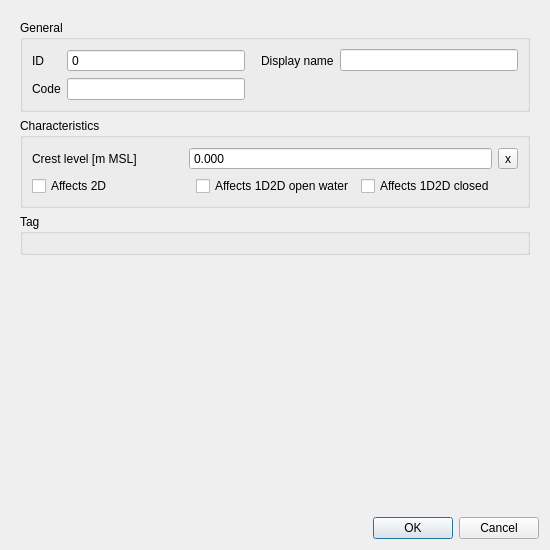
<?xml version="1.0" encoding="UTF-8"?>
<ui version="4.0">
 <class>Dialog</class>
 <widget class="QDialog" name="Dialog">
  <property name="geometry">
   <rect>
    <x>0</x>
    <y>0</y>
    <width>550</width>
    <height>550</height>
   </rect>
  </property>
  <property name="windowTitle">
   <string>Dialog</string>
  </property>
  <layout class="QGridLayout" name="gridLayout">
   <item row="1" column="0">
    <widget class="QDialogButtonBox" name="buttonBox">
     <property name="standardButtons">
      <set>QDialogButtonBox::Cancel|QDialogButtonBox::Ok</set>
     </property>
    </widget>
   </item>
   <item row="0" column="0">
    <widget class="QScrollArea" name="scrollArea">
     <property name="frameShape">
      <enum>QFrame::NoFrame</enum>
     </property>
     <property name="widgetResizable">
      <bool>true</bool>
     </property>
     <widget class="QWidget" name="scrollAreaWidgetContents">
      <property name="geometry">
       <rect>
        <x>0</x>
        <y>0</y>
        <width>532</width>
        <height>503</height>
       </rect>
      </property>
      <layout class="QGridLayout" name="gridLayout_7">
       <item row="1" column="0">
        <widget class="QGroupBox" name="grp_characteristics">
         <property name="enabled">
          <bool>true</bool>
         </property>
         <property name="sizePolicy">
          <sizepolicy hsizetype="Preferred" vsizetype="Preferred">
           <horstretch>0</horstretch>
           <verstretch>0</verstretch>
          </sizepolicy>
         </property>
         <property name="locale">
          <locale language="English" country="UnitedStates"/>
         </property>
         <property name="title">
          <string>Characteristics</string>
         </property>
         <layout class="QGridLayout" name="gridLayout_4">
          <item row="0" column="0">
           <widget class="QLabel" name="label_6">
            <property name="locale">
             <locale language="English" country="UnitedStates"/>
            </property>
            <property name="text">
             <string>Crest level [m MSL]</string>
            </property>
            <property name="alignment">
             <set>Qt::AlignLeading|Qt::AlignLeft|Qt::AlignVCenter</set>
            </property>
           </widget>
          </item>
          <item row="0" column="1" colspan="2">
           <widget class="QDoubleSpinBox" name="crest_level">
            <property name="sizePolicy">
             <sizepolicy hsizetype="Expanding" vsizetype="Fixed">
              <horstretch>0</horstretch>
              <verstretch>0</verstretch>
             </sizepolicy>
            </property>
            <property name="locale">
             <locale language="English" country="UnitedStates"/>
            </property>
            <property name="buttonSymbols">
             <enum>QAbstractSpinBox::NoButtons</enum>
            </property>
            <property name="decimals">
             <number>3</number>
            </property>
            <property name="maximum">
             <double>1000000.000000000000000</double>
            </property>
            <property name="showClearButton" stdset="0">
             <bool>true</bool>
            </property>
            <property name="clearValue" stdset="0">
             <bool>true</bool>
            </property>
            <property name="expressionsEnabled" stdset="0">
             <bool>true</bool>
            </property>
           </widget>
          </item>
          <item row="0" column="3">
           <widget class="QToolButton" name="crest_level_clear">
            <property name="text">
             <string>x</string>
            </property>
           </widget>
          </item>
          <item row="1" column="0" colspan="4">
           <layout class="QHBoxLayout" name="horizontalLayout">
            <property name="bottomMargin">
             <number>0</number>
            </property>
            <item>
             <widget class="QCheckBox" name="affects_2d">
              <property name="sizePolicy">
               <sizepolicy hsizetype="Preferred" vsizetype="Fixed">
                <horstretch>0</horstretch>
                <verstretch>0</verstretch>
               </sizepolicy>
              </property>
              <property name="text">
               <string>Affects 2D</string>
              </property>
             </widget>
            </item>
            <item>
             <widget class="QCheckBox" name="affects_1d2d_open_water">
              <property name="sizePolicy">
               <sizepolicy hsizetype="Preferred" vsizetype="Fixed">
                <horstretch>0</horstretch>
                <verstretch>0</verstretch>
               </sizepolicy>
              </property>
              <property name="text">
               <string>Affects 1D2D open water</string>
              </property>
             </widget>
            </item>
            <item>
             <widget class="QCheckBox" name="affects_1d2d_closed">
              <property name="sizePolicy">
               <sizepolicy hsizetype="Preferred" vsizetype="Fixed">
                <horstretch>0</horstretch>
                <verstretch>0</verstretch>
               </sizepolicy>
              </property>
              <property name="text">
               <string>Affects 1D2D closed</string>
              </property>
             </widget>
            </item>
           </layout>
          </item>
         </layout>
        </widget>
       </item>
       <item row="3" column="0">
        <spacer name="verticalSpacer_3">
         <property name="orientation">
          <enum>Qt::Vertical</enum>
         </property>
         <property name="sizeHint" stdset="0">
          <size>
           <width>20</width>
           <height>40</height>
          </size>
         </property>
        </spacer>
       </item>
       <item row="0" column="0">
        <widget class="QGroupBox" name="grp_general">
         <property name="enabled">
          <bool>true</bool>
         </property>
         <property name="locale">
          <locale language="English" country="UnitedStates"/>
         </property>
         <property name="title">
          <string>General</string>
         </property>
         <layout class="QGridLayout" name="gridLayout_2">
          <item row="0" column="2">
           <widget class="QLabel" name="label_2">
            <property name="locale">
             <locale language="English" country="UnitedStates"/>
            </property>
            <property name="text">
             <string>Display name</string>
            </property>
            <property name="alignment">
             <set>Qt::AlignLeading|Qt::AlignLeft|Qt::AlignVCenter</set>
            </property>
            <property name="indent">
             <number>10</number>
            </property>
           </widget>
          </item>
          <item row="0" column="3">
           <widget class="QLineEdit" name="display_name">
            <property name="sizePolicy">
             <sizepolicy hsizetype="Expanding" vsizetype="Fixed">
              <horstretch>0</horstretch>
              <verstretch>0</verstretch>
             </sizepolicy>
            </property>
            <property name="locale">
             <locale language="English" country="UnitedStates"/>
            </property>
            <property name="clearButtonEnabled">
             <bool>true</bool>
            </property>
           </widget>
          </item>
          <item row="0" column="0">
           <widget class="QLabel" name="label">
            <property name="locale">
             <locale language="English" country="UnitedStates"/>
            </property>
            <property name="text">
             <string>ID</string>
            </property>
            <property name="alignment">
             <set>Qt::AlignLeading|Qt::AlignLeft|Qt::AlignVCenter</set>
            </property>
           </widget>
          </item>
          <item row="1" column="0">
           <widget class="QLabel" name="label_3">
            <property name="locale">
             <locale language="English" country="UnitedStates"/>
            </property>
            <property name="text">
             <string>Code</string>
            </property>
            <property name="alignment">
             <set>Qt::AlignLeading|Qt::AlignLeft|Qt::AlignVCenter</set>
            </property>
           </widget>
          </item>
          <item row="1" column="1">
           <widget class="QLineEdit" name="code">
            <property name="sizePolicy">
             <sizepolicy hsizetype="Expanding" vsizetype="Fixed">
              <horstretch>0</horstretch>
              <verstretch>0</verstretch>
             </sizepolicy>
            </property>
            <property name="locale">
             <locale language="English" country="UnitedStates"/>
            </property>
            <property name="clearButtonEnabled">
             <bool>true</bool>
            </property>
           </widget>
          </item>
          <item row="0" column="1">
           <widget class="QSpinBox" name="id">
            <property name="locale">
             <locale language="English" country="UnitedStates"/>
            </property>
            <property name="readOnly">
             <bool>true</bool>
            </property>
            <property name="buttonSymbols">
             <enum>QAbstractSpinBox::NoButtons</enum>
            </property>
            <property name="maximum">
             <number>99999999</number>
            </property>
            <property name="showClearButton" stdset="0">
             <bool>true</bool>
            </property>
            <property name="clearValue" stdset="0">
             <bool>true</bool>
            </property>
            <property name="expressionsEnabled" stdset="0">
             <bool>false</bool>
            </property>
           </widget>
          </item>
         </layout>
        </widget>
       </item>
       <item row="2" column="0">
        <widget class="QGroupBox" name="grp_tag">
         <property name="font">
          <font>
           <weight>50</weight>
           <bold>false</bold>
          </font>
         </property>
         <property name="title">
          <string>Tag</string>
         </property>
         <layout class="QGridLayout" name="gridLayout_22">
          <item row="0" column="0" colspan="2">
           <layout class="QHBoxLayout" name="tags_layout"/>
          </item>
         </layout>
        </widget>
       </item>
      </layout>
     </widget>
    </widget>
   </item>
  </layout>
 </widget>
 <tabstops>
  <tabstop>scrollArea</tabstop>
  <tabstop>id</tabstop>
  <tabstop>code</tabstop>
  <tabstop>display_name</tabstop>
 </tabstops>
 <resources/>
 <connections/>
</ui>
